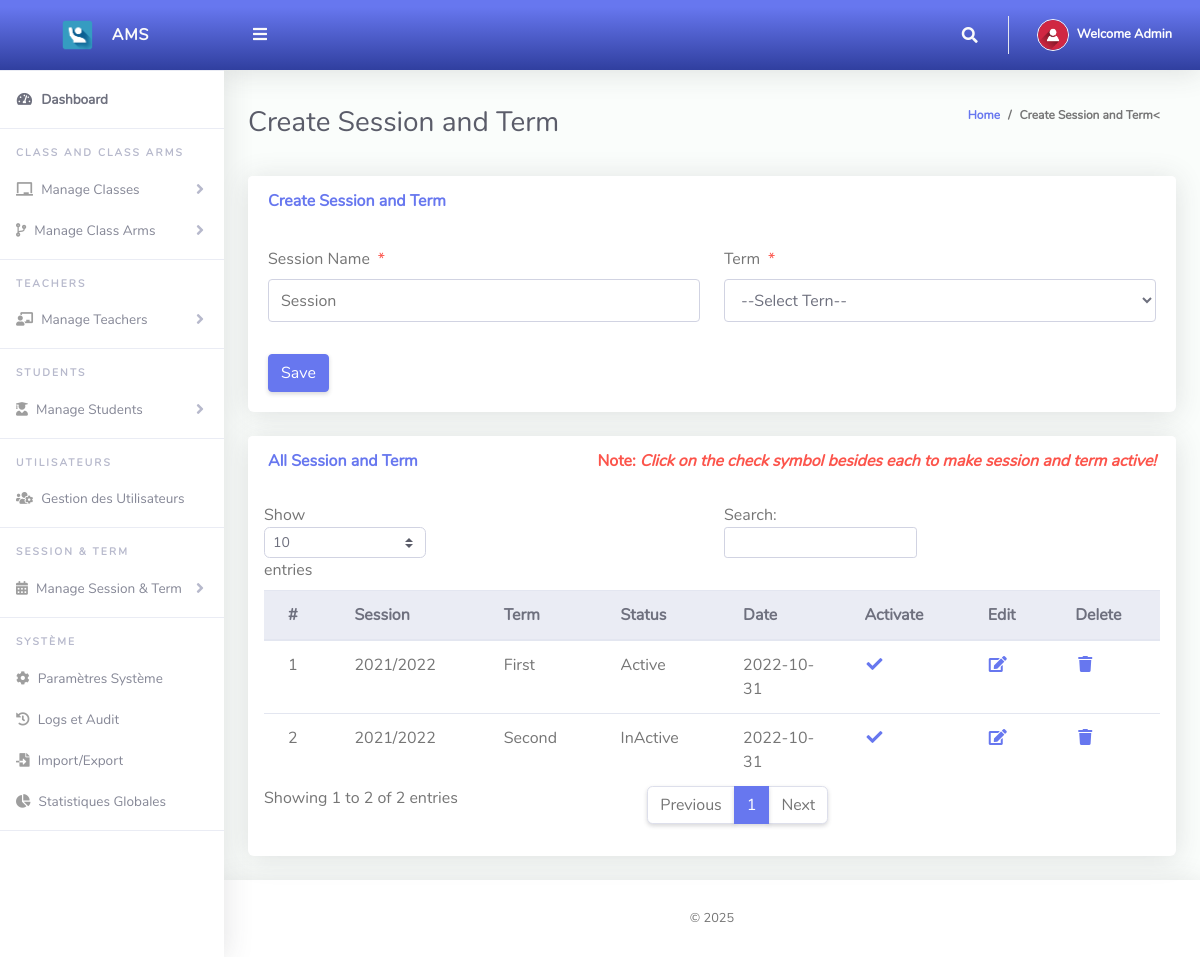
Page /Admin/createSessionTerm.php (signed in) on the committed database.
### tables this page shows
CREATE TABLE `tblsessionterm` (
  `Id` int(10) NOT NULL,
  `sessionName` varchar(50) NOT NULL,
  `termId` varchar(50) NOT NULL,
  `isActive` varchar(10) NOT NULL,
  `dateCreated` varchar(50) NOT NULL
);

CREATE TABLE `tblterm` (
  `Id` int(10) NOT NULL,
  `termName` varchar(20) NOT NULL
);

### Admin/createSessionTerm.php (the view, shortened to what this page needs)
<?php
include '../Includes/dbcon.php';
?>
<!DOCTYPE html>
<html lang="en">
<head>
  <link href="../vendor/fontawesome-free/css/all.min.css" rel="stylesheet" type="text/css">
  <link href="../vendor/bootstrap/css/bootstrap.min.css" rel="stylesheet" type="text/css">
  <link href="css/ruang-admin.min.css" rel="stylesheet">
</head>
<body id="page-top">
  <div id="wrapper">
      <?php include "Includes/sidebar.php";?>
    <div id="content-wrapper" class="d-flex flex-column">
      <div id="content">
       <?php include "Includes/topbar.php";?>
        <div class="container-fluid" id="container-wrapper">
          <div class="d-sm-flex align-items-center justify-content-between mb-4">
            <h1 class="h3 mb-0 text-gray-800">Create Session and Term</h1>
            <ol class="breadcrumb">
              <li class="breadcrumb-item"><a href="./">Home</a></li>
              <li class="breadcrumb-item active" aria-current="page">Create Session and Term<</li>
            </ol>
          </div>
          <div class="row">
            <div class="col-lg-12">
              <div class="card mb-4">
                <div class="card-header py-3 d-flex flex-row align-items-center justify-content-between">
                  <h6 class="m-0 font-weight-bold text-primary">Create Session and Term</h6>
                </div>
                <div class="card-body">
                  <form method="post">
                    <div class="form-group row mb-3">
                        <div class="col-xl-6">
                            <label class="form-control-label">Session Name<span class="text-danger ml-2">*</span></label>
                      <input type="text" class="form-control" name="sessionName" value="<?php echo $row['sessionName'];?>" id="exampleInputFirstName" placeholder="Session">
                        </div>
                        <div class="col-xl-6">
                            <label class="form-control-label">Term<span class="text-danger ml-2">*</span></label>
                              <?php
                        $qry= "SELECT * FROM tblterm ORDER BY termName ASC";
                        $result = $conn->query($qry);
                        $num = $result->num_rows;
                        if ($num > 0){
                          echo ' <select required name="termId" class="form-control mb-3">';
                          echo'<option value="">--Select Tern--</option>';
                                  echo '</select>';
                              }
                            ?>
                        </div>
                    </div>
                      <?php
                    if (isset($Id))
                    {
                    ?>
                    <button type="submit" name="update" class="btn btn-warning">Update</button>
                    &nbsp;&nbsp;&nbsp;&nbsp;&nbsp;&nbsp;&nbsp;&nbsp;&nbsp;&nbsp;
                    <?php
                    } else {
                    ?>
                    <button type="submit" name="save" class="btn btn-primary">Save</button>
                    <?php
                    }
                    ?>
                  </form>
                </div>
              </div>
                 <div class="row">
              <div class="col-lg-12">
              <div class="card mb-4">
                <div class="card-header py-3 d-flex flex-row align-items-center justify-content-between">
                  <h6 class="m-0 font-weight-bold text-primary">All Session and Term</h6>
                  <h6 class="m-0 font-weight-bold text-danger">Note: <i>Click on the check symbol besides each to make session and term active!</i></h6>
                </div>
                <div class="table-responsive p-3">
                  <table class="table align-items-center table-flush table-hover" id="dataTableHover">
                    <thead class="thead-light">
                      <tr>
                        <th>#</th>
                        <th>Session</th>
                        <th>Term</th>
                        <th>Status</th>
                        <th>Date</th>
                        <th>Activate</th>
                        <th>Edit</th>
                        <th>Delete</th>
                      </tr>
                    </thead>
                    <tbody>
                  <?php
                      $query = "SELECT tblsessionterm.Id,tblsessionterm.sessionName,tblsessionterm.isActive,tblsessionterm.dateCreated,
                      tblterm.termName
                      FROM tblsessionterm
                      INNER JOIN tblterm ON tblterm.Id = tblsessionterm.termId";
                      $rs = $conn->query($query);
                      $num = $rs->num_rows;
                      $sn=0;
                      if($num > 0)
                      {
                        while ($rows = $rs->fetch_assoc())
                          {
                            if($rows['isActive'] == '1'){$status = "Active";}else{$status = "InActive";}
                             $sn = $sn + 1;
                            echo"
                              <tr>
                                <td>".$sn."</td>
                                <td>".$rows['sessionName']."</td>
                                <td>".$rows['termName']."</td>
                                <td>".$status."</td>
                                <td>".$rows['dateCreated']."</td>
                                 <td><a href='?action=activate&Id=".$rows['Id']."'><i class='fas fa-fw fa-check'></i></a></td>
                                <td><a href='?action=edit&Id=".$rows['Id']."'><i class='fas fa-fw fa-edit'></i></a></td>
                                <td><a href='?action=delete&Id=".$rows['Id']."'><i class='fas fa-fw fa-trash'></i></a></td>
                              </tr>";
                          }
                      }
                      else
                      {
                           echo
                           "<div class='alert alert-danger' role='alert'>
                            No Record Found!
                            </div>";
                      }
                      ?>
                    </tbody>
                  </table>
                </div>
              </div>
            </div>
            </div>
          </div>
        </div>
      </div>
       <?php include "Includes/footer.php";?>
    </div>
  </div>
</body>
</html>

### Admin/Includes/topbar.php (shortened to what this page needs)
<?php
  $query = "SELECT * FROM tbladmin WHERE Id = ".$_SESSION['userId']."";
  $rs = $conn->query($query);
  $rows = $rs->fetch_assoc();
  $fullName = $rows['firstName']." ".$rows['lastName'];
?>
<nav class="navbar navbar-expand navbar-light bg-gradient-primary topbar mb-4 static-top">
          <button id="sidebarToggleTop" class="btn btn-link rounded-circle mr-3">
            <i class="fa fa-bars"></i>
          </button>
          <ul class="navbar-nav ml-auto">
            <li class="nav-item dropdown no-arrow">
              <a class="nav-link dropdown-toggle" href="#" id="searchDropdown" role="button" data-toggle="dropdown"
                aria-haspopup="true" aria-expanded="false">
                <i class="fas fa-search fa-fw"></i>
              </a>
            </li>
            <li class="nav-item dropdown no-arrow">
              <a class="nav-link dropdown-toggle" href="#" id="userDropdown" role="button" data-toggle="dropdown"
                aria-haspopup="true" aria-expanded="false">
                <img class="img-profile rounded-circle" src="img/user-icn.png" style="max-width: 60px">
                <span class="ml-2 d-none d-lg-inline text-white small"><b>Welcome <?php echo $fullName;?></b></span>
              </a>
            </li>
          </ul>
        </nav>

### rows in the picture
tblsessionterm: sessionName "2021/2022", termId.termName "First", isActive "Active", dateCreated "2022-10-31"
tblsessionterm: sessionName "2021/2022", termId.termName "Second", isActive "InActive", dateCreated "2022-10-31"

### other values in the picture
$fullName "Admin"
